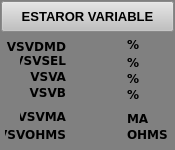
<?xml version="1.0" encoding="UTF-8"?>
<ui version="4.0">
 <class>WEstatorV</class>
 <widget class="QWidget" name="WEstatorV">
  <property name="geometry">
   <rect>
    <x>0</x>
    <y>0</y>
    <width>175</width>
    <height>150</height>
   </rect>
  </property>
  <property name="minimumSize">
   <size>
    <width>175</width>
    <height>150</height>
   </size>
  </property>
  <property name="maximumSize">
   <size>
    <width>175</width>
    <height>150</height>
   </size>
  </property>
  <property name="windowTitle">
   <string>Form</string>
  </property>
  <property name="styleSheet">
   <string notr="true">background-color: rgb(128, 128, 128);</string>
  </property>
  <widget class="QLabel" name="lbVsvdmd">
   <property name="geometry">
    <rect>
     <x>72</x>
     <y>36</y>
     <width>46</width>
     <height>13</height>
    </rect>
   </property>
   <property name="font">
    <font>
     <family>Verdana</family>
     <weight>75</weight>
     <bold>true</bold>
    </font>
   </property>
   <property name="text">
    <string/>
   </property>
   <property name="alignment">
    <set>Qt::AlignCenter</set>
   </property>
  </widget>
  <widget class="QLabel" name="lbVsvOhms">
   <property name="geometry">
    <rect>
     <x>72</x>
     <y>126</y>
     <width>46</width>
     <height>13</height>
    </rect>
   </property>
   <property name="font">
    <font>
     <family>Verdana</family>
     <weight>75</weight>
     <bold>true</bold>
    </font>
   </property>
   <property name="text">
    <string/>
   </property>
   <property name="alignment">
    <set>Qt::AlignCenter</set>
   </property>
  </widget>
  <widget class="QLabel" name="lbVsvMa">
   <property name="geometry">
    <rect>
     <x>72</x>
     <y>110</y>
     <width>46</width>
     <height>13</height>
    </rect>
   </property>
   <property name="font">
    <font>
     <family>Verdana</family>
     <weight>75</weight>
     <bold>true</bold>
    </font>
   </property>
   <property name="text">
    <string/>
   </property>
   <property name="alignment">
    <set>Qt::AlignCenter</set>
   </property>
  </widget>
  <widget class="QLabel" name="lbVsvMaT">
   <property name="geometry">
    <rect>
     <x>20</x>
     <y>110</y>
     <width>46</width>
     <height>13</height>
    </rect>
   </property>
   <property name="font">
    <font>
     <family>Verdana</family>
     <weight>75</weight>
     <bold>true</bold>
    </font>
   </property>
   <property name="text">
    <string>VSVMA</string>
   </property>
   <property name="alignment">
    <set>Qt::AlignRight|Qt::AlignTrailing|Qt::AlignVCenter</set>
   </property>
  </widget>
  <widget class="QLabel" name="lbVsvdmdU">
   <property name="geometry">
    <rect>
     <x>127</x>
     <y>36</y>
     <width>21</width>
     <height>16</height>
    </rect>
   </property>
   <property name="font">
    <font>
     <family>Verdana</family>
     <weight>75</weight>
     <bold>true</bold>
    </font>
   </property>
   <property name="text">
    <string>%</string>
   </property>
  </widget>
  <widget class="QLabel" name="lbVsva">
   <property name="geometry">
    <rect>
     <x>72</x>
     <y>70</y>
     <width>46</width>
     <height>13</height>
    </rect>
   </property>
   <property name="font">
    <font>
     <family>Verdana</family>
     <weight>75</weight>
     <bold>true</bold>
    </font>
   </property>
   <property name="text">
    <string/>
   </property>
   <property name="alignment">
    <set>Qt::AlignCenter</set>
   </property>
  </widget>
  <widget class="QLabel" name="lbVsvbU">
   <property name="geometry">
    <rect>
     <x>127</x>
     <y>86</y>
     <width>21</width>
     <height>16</height>
    </rect>
   </property>
   <property name="font">
    <font>
     <family>Verdana</family>
     <weight>75</weight>
     <bold>true</bold>
    </font>
   </property>
   <property name="text">
    <string>%</string>
   </property>
  </widget>
  <widget class="QLabel" name="lbVsvb">
   <property name="geometry">
    <rect>
     <x>72</x>
     <y>86</y>
     <width>46</width>
     <height>13</height>
    </rect>
   </property>
   <property name="font">
    <font>
     <family>Verdana</family>
     <weight>75</weight>
     <bold>true</bold>
    </font>
   </property>
   <property name="text">
    <string/>
   </property>
   <property name="alignment">
    <set>Qt::AlignCenter</set>
   </property>
  </widget>
  <widget class="QLabel" name="lbVsvMaU">
   <property name="geometry">
    <rect>
     <x>127</x>
     <y>110</y>
     <width>41</width>
     <height>16</height>
    </rect>
   </property>
   <property name="font">
    <font>
     <family>Verdana</family>
     <weight>75</weight>
     <bold>true</bold>
    </font>
   </property>
   <property name="text">
    <string>MA</string>
   </property>
  </widget>
  <widget class="QLabel" name="lbVsvaU">
   <property name="geometry">
    <rect>
     <x>127</x>
     <y>70</y>
     <width>21</width>
     <height>16</height>
    </rect>
   </property>
   <property name="font">
    <font>
     <family>Verdana</family>
     <weight>75</weight>
     <bold>true</bold>
    </font>
   </property>
   <property name="text">
    <string>%</string>
   </property>
  </widget>
  <widget class="QLabel" name="lbVsvOhmsT">
   <property name="geometry">
    <rect>
     <x>5</x>
     <y>126</y>
     <width>61</width>
     <height>16</height>
    </rect>
   </property>
   <property name="font">
    <font>
     <family>Verdana</family>
     <weight>75</weight>
     <bold>true</bold>
    </font>
   </property>
   <property name="text">
    <string>VSVOHMS</string>
   </property>
   <property name="alignment">
    <set>Qt::AlignRight|Qt::AlignTrailing|Qt::AlignVCenter</set>
   </property>
  </widget>
  <widget class="QLabel" name="lbVsvselT">
   <property name="geometry">
    <rect>
     <x>20</x>
     <y>54</y>
     <width>46</width>
     <height>13</height>
    </rect>
   </property>
   <property name="font">
    <font>
     <family>Verdana</family>
     <weight>75</weight>
     <bold>true</bold>
    </font>
   </property>
   <property name="text">
    <string>VSVSEL</string>
   </property>
   <property name="alignment">
    <set>Qt::AlignRight|Qt::AlignTrailing|Qt::AlignVCenter</set>
   </property>
  </widget>
  <widget class="QLabel" name="lbVsvsel">
   <property name="geometry">
    <rect>
     <x>72</x>
     <y>54</y>
     <width>46</width>
     <height>13</height>
    </rect>
   </property>
   <property name="font">
    <font>
     <family>Verdana</family>
     <weight>75</weight>
     <bold>true</bold>
    </font>
   </property>
   <property name="text">
    <string/>
   </property>
   <property name="alignment">
    <set>Qt::AlignCenter</set>
   </property>
  </widget>
  <widget class="QLabel" name="lbVsvbT">
   <property name="geometry">
    <rect>
     <x>20</x>
     <y>86</y>
     <width>46</width>
     <height>13</height>
    </rect>
   </property>
   <property name="font">
    <font>
     <family>Verdana</family>
     <weight>75</weight>
     <bold>true</bold>
    </font>
   </property>
   <property name="text">
    <string>VSVB</string>
   </property>
   <property name="alignment">
    <set>Qt::AlignRight|Qt::AlignTrailing|Qt::AlignVCenter</set>
   </property>
  </widget>
  <widget class="QLabel" name="lbVsvOhmsU">
   <property name="geometry">
    <rect>
     <x>127</x>
     <y>126</y>
     <width>41</width>
     <height>16</height>
    </rect>
   </property>
   <property name="font">
    <font>
     <family>Verdana</family>
     <weight>75</weight>
     <bold>true</bold>
    </font>
   </property>
   <property name="text">
    <string>OHMS</string>
   </property>
  </widget>
  <widget class="QLabel" name="lbVsvselU">
   <property name="geometry">
    <rect>
     <x>127</x>
     <y>54</y>
     <width>21</width>
     <height>16</height>
    </rect>
   </property>
   <property name="font">
    <font>
     <family>Verdana</family>
     <weight>75</weight>
     <bold>true</bold>
    </font>
   </property>
   <property name="text">
    <string>%</string>
   </property>
  </widget>
  <widget class="QLabel" name="lbVsvdmdT">
   <property name="geometry">
    <rect>
     <x>5</x>
     <y>36</y>
     <width>61</width>
     <height>20</height>
    </rect>
   </property>
   <property name="font">
    <font>
     <family>Verdana</family>
     <weight>75</weight>
     <bold>true</bold>
    </font>
   </property>
   <property name="text">
    <string>VSVDMD</string>
   </property>
   <property name="alignment">
    <set>Qt::AlignRight|Qt::AlignTrailing|Qt::AlignVCenter</set>
   </property>
  </widget>
  <widget class="QLabel" name="lbVsvaT">
   <property name="geometry">
    <rect>
     <x>20</x>
     <y>70</y>
     <width>46</width>
     <height>13</height>
    </rect>
   </property>
   <property name="font">
    <font>
     <family>Verdana</family>
     <weight>75</weight>
     <bold>true</bold>
    </font>
   </property>
   <property name="text">
    <string>VSVA</string>
   </property>
   <property name="alignment">
    <set>Qt::AlignRight|Qt::AlignTrailing|Qt::AlignVCenter</set>
   </property>
  </widget>
  <widget class="QLabel" name="lbFondo">
   <property name="geometry">
    <rect>
     <x>0</x>
     <y>0</y>
     <width>175</width>
     <height>150</height>
    </rect>
   </property>
   <property name="styleSheet">
    <string notr="true">background-color: rgb(128, 128, 128);</string>
   </property>
   <property name="text">
    <string/>
   </property>
  </widget>
  <widget class="QPushButton" name="btCerrar">
   <property name="geometry">
    <rect>
     <x>1</x>
     <y>1</y>
     <width>173</width>
     <height>31</height>
    </rect>
   </property>
   <property name="font">
    <font>
     <pointsize>10</pointsize>
     <weight>75</weight>
     <bold>true</bold>
    </font>
   </property>
   <property name="styleSheet">
    <string notr="true">background-color: rgb(192, 192, 192);</string>
   </property>
   <property name="text">
    <string>ESTAROR VARIABLE</string>
   </property>
  </widget>
  <zorder>lbFondo</zorder>
  <zorder>lbVsvdmd</zorder>
  <zorder>lbVsvOhms</zorder>
  <zorder>lbVsvMa</zorder>
  <zorder>lbVsvMaT</zorder>
  <zorder>lbVsvdmdU</zorder>
  <zorder>lbVsva</zorder>
  <zorder>lbVsvbU</zorder>
  <zorder>lbVsvb</zorder>
  <zorder>lbVsvMaU</zorder>
  <zorder>lbVsvaU</zorder>
  <zorder>lbVsvOhmsT</zorder>
  <zorder>lbVsvselT</zorder>
  <zorder>lbVsvsel</zorder>
  <zorder>lbVsvbT</zorder>
  <zorder>lbVsvOhmsU</zorder>
  <zorder>lbVsvselU</zorder>
  <zorder>lbVsvdmdT</zorder>
  <zorder>lbVsvaT</zorder>
  <zorder>btCerrar</zorder>
 </widget>
 <resources/>
 <connections/>
</ui>
